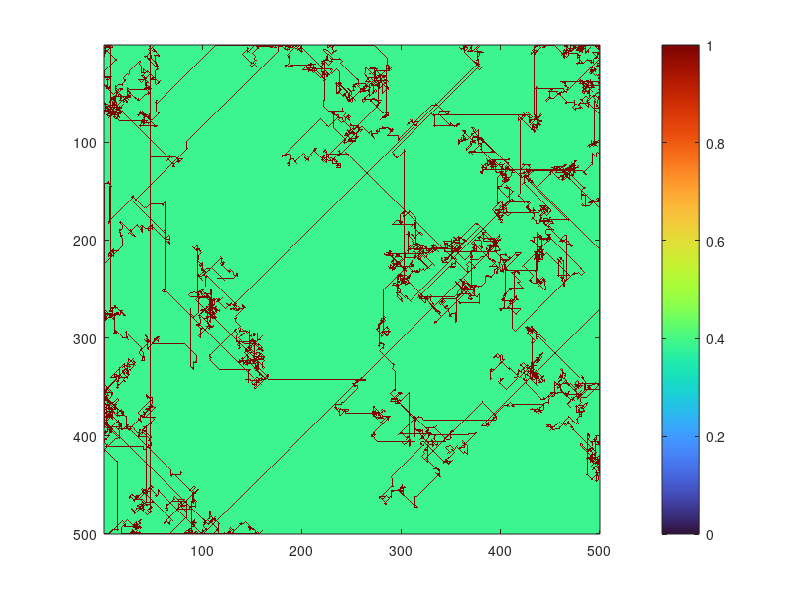

Source code (MATLAB):
% Create an environment of size 100x100
size = 500;
data = 100.*ones(size,size);

% Initializing
% Max Iterations
max_iter = 10000;
% Robot Spawn position;
%x = randi(size);
%y = randi(size);
x = round(size/2); y = round(size/2);
data(x,y) = 255; % Marking the places robot has visited with red
% Levy Flight parameters
beta = 1.3;
u = 0; s_u = 0;
v = 0; s_v = 1;

for i = 1:max_iter
    s = 0;
    while s==0
        s_u = ((gamma(1+beta)*sin(pi*beta/2))/(gamma((1+beta)/2)*(2^((beta-1)/2))*beta))^(1/beta);
        u = normrnd(0,s_u^2);
        v = normrnd(0,s_v^2);
        s = round(u/((abs(v)^(1/beta))));
    end
    dx = 0; dy = 0;
    while dx == 0 && dy == 0
        dx = randi(3)-2
        dy = randi(3)-2
    end
    for i = 1:abs(s)
        x = max(min(x+dx,size),1);
        y = max(min(y+dy,size),1);
        data(x,y) = 255;
    end
end


% Display it.
image(data);
% Initialize a color map array of 256 colors.
colorMap = turbo(256);
% Apply the colormap and show the colorbar
colormap(colorMap);
colorbar;